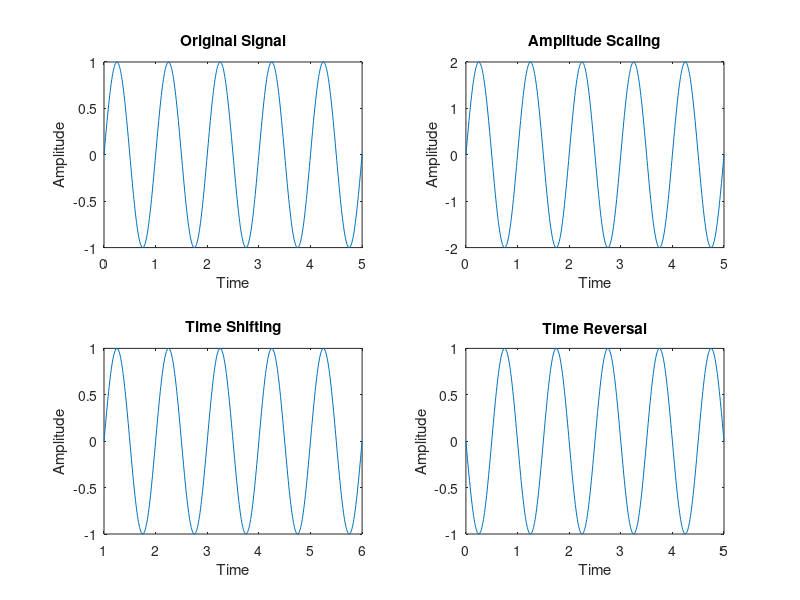

The MATLAB source for this figure: (Note: this script raises an error after producing the figure.)
% Operating on a Signal

% Generate a signal
t = 0:0.01:5;                     % Time range from 0 to 5 with step size of 0.01
signal = sin(2*pi*t);              % Generate a sinusoidal signal

% Amplitude Scaling
scaled_signal = 2 * signal;        % Scale the signal amplitude by a factor of 2

% Time Shifting
t_shifted = t + 1;                 % Shift the signal in time by 1 unit

% Time Reversal
reversed_signal = signal(end:-1:1); % Reverse the signal in time

% Addition of Signals
noise = 0.2 * randn(size(t));      % Generate Gaussian noise with standard deviation 0.2
noisy_signal = signal + noise;     % Add noise to the original signal

% Plotting the signals
figure;

% Original Signal
subplot(2, 2, 1);                  % Create a subplot for the original signal
plot(t, signal);                   % Plot the original signal
title('Original Signal');
xlabel('Time');
ylabel('Amplitude');

% Amplitude Scaling
subplot(2, 2, 2);                  % Create a subplot for the scaled signal
plot(t, scaled_signal);            % Plot the scaled signal
title('Amplitude Scaling');
xlabel('Time');
ylabel('Amplitude');

% Time Shifting
subplot(2, 2, 3);                  % Create a subplot for the shifted signal
plot(t_shifted, signal);           % Plot the shifted signal
title('Time Shifting');
xlabel('Time');
ylabel('Amplitude');

% Time Reversal
subplot(2, 2, 4);                  % Create a subplot for the reversed signal
plot(t, reversed_signal);          % Plot the reversed signal
title('Time Reversal');
xlabel('Time');
ylabel('Amplitude');

% Adjusting the layout
sgtitle('Operating on a Signal');   % Add an overall title to the figure
